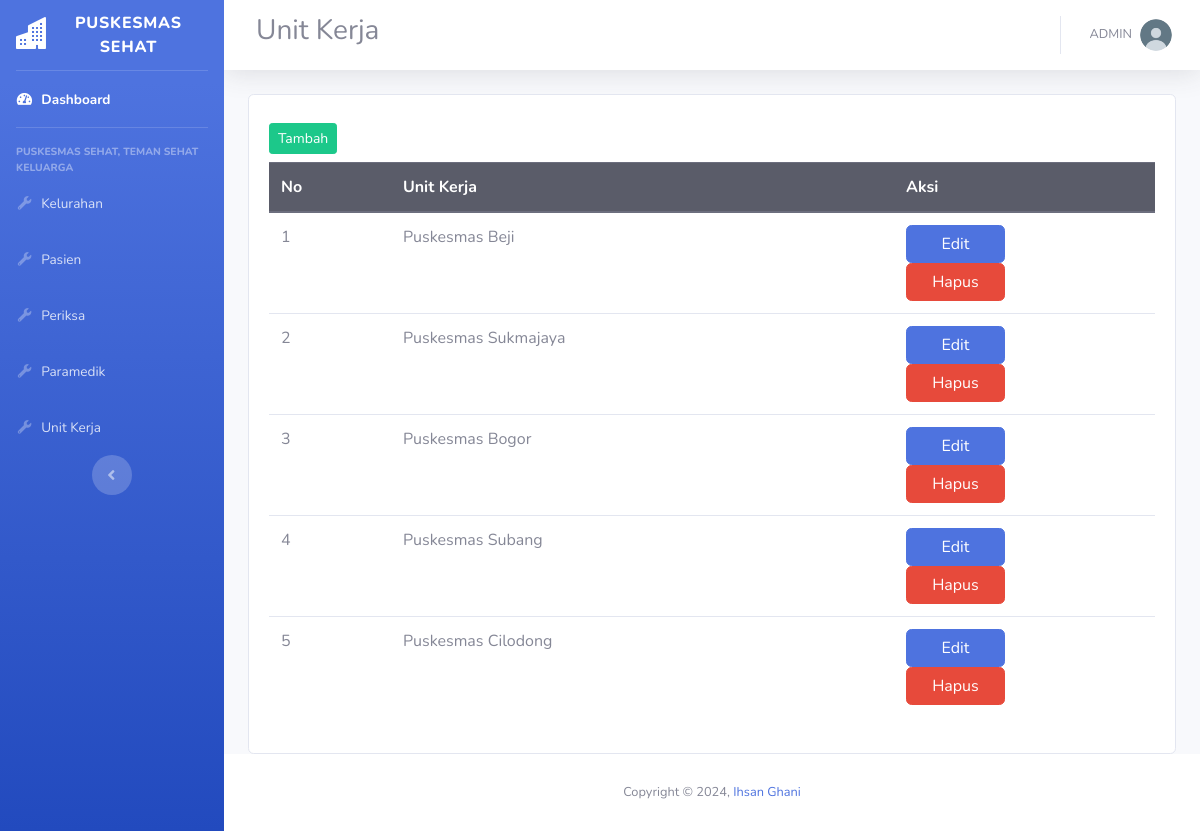
The app's page /admin/unit_kerja/index.php with its own data.
### tables this page shows
CREATE TABLE `unit_kerja` (
  `id` int(11) NOT NULL,
  `nama` varchar(45) NOT NULL
);

### admin/unit_kerja/index.php (the view, shortened to what this page needs)
<!DOCTYPE html>
<html lang="en">
<?php
include_once('../include/meta.php');
require_once('../dbkoneksi.php');
?>
<link rel="stylesheet" href="https://cdn.jsdelivr.net/npm/bootstrap-icons@1.11.3/font/bootstrap-icons.min.css">
<body id="page-top">
    <div id="wrapper">
        <?php include_once('../include/header.php') ?>
        <div id="content-wrapper" class="d-flex flex-column">
            <div id="content">
                <nav class="navbar navbar-expand navbar-light bg-white topbar mb-4 static-top shadow">
                    <form class="d-none d-sm-inline-block form-inline mr-auto ml-md-3 my-2 my-md-0 mw-100 navbar-search">
                        <div class="input-group">
                            <h3>Unit Kerja</h3>
                        </div>
                    </form>
                    <ul class="navbar-nav ml-auto">
                        <li class="nav-item dropdown no-arrow">
                            <a class="nav-link dropdown-toggle" href="#" id="userDropdown" role="button" data-toggle="dropdown" aria-haspopup="true" aria-expanded="false">
                                <span class="mr-2 d-none d-lg-inline text-gray-600 small">ADMIN</span>
                                <img class="img-profile rounded-circle" src="../img/user.png">
                            </a>
                        </li>
                    </ul>
                </nav>
                <div class="container-fluid">
                    <div class="row">
                        <div class="col-md-12">
                            <div class="card">
                                <div class="card-body">
                                    <a href="tambah.php" class="btn btn-success btn-sm my-2">Tambah</i></a>
                                    <div class="table-responsive">
                                        <table class="table table-hover">
                                            <thead class="thead-dark">
                                                <tr>
                                                    <th>No</th>
                                                    <th>Unit Kerja</th>
                                                    <th>Aksi</th>
                                                </tr>
                                            </thead>
                                            <tbody>
                                                <?php
                                                $no = 1;
                                                $sql = "SELECT * FROM unit_kerja";
                                                $stmt = $dbh->prepare($sql);
                                                $stmt->execute();
                                                $result = $stmt->fetchAll();
                                                foreach ($result as $row) { ?>
                                                    <tr>
                                                        <td><?= $no++ ?></td>
                                                        <td><?= $row['nama'] ?></td>
                                                        <td>
                                                            <a href="edit.php?id=<?= $row['id'] ?>" class="btn btn-primary col-12 col-md-6 col-lg-5">Edit</a>
                                                            <br>
                                                            <a href="hapus.php?id=<?= $row['id'] ?>" class="btn btn-danger col-12 col-md-6 col-lg-5">Hapus</a>
                                                        </td>
                                                    </tr>
                                                <?php }
                                                ?>
                                            </tbody>
                                        </table>
                                    </div>
                                </div>
                            </div>
                        </div>
                    </div>
                </div>
            </div>
            <?php include_once('../include/footer.php') ?>
        </div>
    </div>
</body>
</html>

### records on screen
unit_kerja: nama "Puskesmas Beji"
unit_kerja: nama "Puskesmas Sukmajaya"
unit_kerja: nama "Puskesmas Bogor"
unit_kerja: nama "Puskesmas Subang"
unit_kerja: nama "Puskesmas Cilodong"
